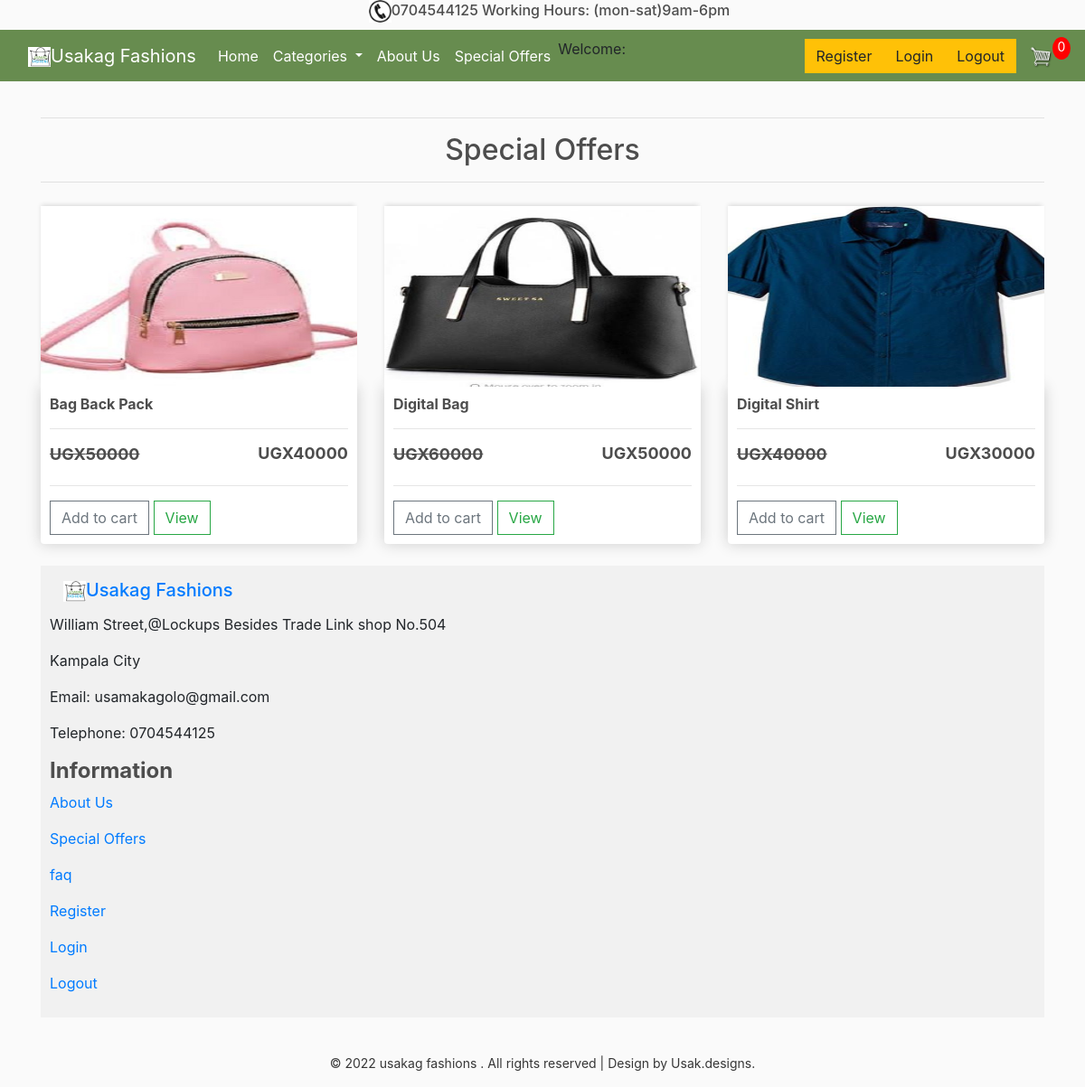
The page /special_offers/ on the database its author committed.
### store/models.py (models this page shows, shortened)
class Product(models.Model):
    name = models.CharField(max_length=200, null=True)
    price_0 = models.DecimalField(max_digits=10, decimal_places=0, null=True)
    price = models.DecimalField(max_digits=10, decimal_places=0)
    digital = models.BooleanField(default=False, null=True, blank=False)
    image = models.ImageField(upload_to='images', null=True, blank=True)
    STATUS_TYPE_CHOICES=[
        ('BAGS','BAGS'),
        ('MEN','MEN'),
        ('SCARVES','SCARVES'),
        ('WOMEN','WOMEN')
    ]
    status = models.CharField(max_length=100,choices=STATUS_TYPE_CHOICES)
    STATUS_TYPE_CHOICES=[
        ('YES','YES'),
        ('NO','NO'),
    ]
    special_offers = models.CharField(max_length=100,choices=STATUS_TYPE_CHOICES)
    STATUS_TYPE_CHOICES=[
        ('M','M'),
        ('S','S'),
        ('L','L'),
        ('XL','XL'),
        ('XXL','XXL'),
        ('XXXL','XXXL'),
    ]
    size = models.CharField(max_length=100,choices=STATUS_TYPE_CHOICES)
    STATUS_TYPE_CHOICES=[
        ('NEW','NEW'),
        ('SECOND HAND','SECOND HAND'),
    ]
    item_status = models.CharField(max_length=100,choices=STATUS_TYPE_CHOICES)
    @property
    def imageURL(self):
        try:
            url = self.image.url
        except:
            url = ''
        return url

### store/views.py (the view)
# urls.py: path('special_offers/', views.manage_special_offers, name="special_offers"),
def manage_special_offers(request):
    data= cartData(request)
    cartItems = data['cartItems']
    specials = Product.objects.filter(special_offers = 'YES')
    context={
        'specials':specials,
        'cartItems':cartItems
    }
    return render(request, 'store/special_offers.html', context)

### store/utils.py (called while the page is built, shortened)
def cookieCart(request):
    try:
        cart = json.loads(request.COOKIES['cart'])
    except:
        cart = {}
    print('CART:', cart)
    items = []
    order = {'get_cart_total':0, 'get_cart_items':0, 'shipping':False}
    cartItems = order['get_cart_items']
    return{'cartItems':cartItems, 'order':order, 'items':items}

def cartData(request):
    if request.user.is_authenticated:
        customer = request.user.customer
        order, created = Order.objects.get_or_create(customer=customer,complete=False)
        items = order.orderitem_set.all()
        cartItems = order.get_cart_items
    else:
        cookieData = cookieCart(request)
        cartItems = cookieData['cartItems']
        order = cookieData['order']
        items = cookieData['items']
    return{'cartItems':cartItems, 'order':order, 'items':items}

### store/templates/store/special_offers.html (shortened to what this page needs)
{% extends 'store/main.html' %}
{% load static %}
{% block content %}
<hr>
<h2 class="text-center">Special Offers</h2>
<hr>
     <div class="row">
        {% for special in specials %}
        <div class="col-lg-4">
            <img class="thumbnail" src="{{special.imageURL}}">
            <div class="box-element product">
                <h6><strong>{{special.name}}</strong></h6>
                <hr>
                <h4 style="display: inline-block; font-size: 18px;"><strong><del>UGX{{special.price_0}}</del></strong></h4>
                <h4 style="display: inline-block; float: right; font-size: 18px;"><strong>UGX{{special.price}}</strong></h4>
                <hr>
                <button data-product={{special.id}} data-action="add" class="btn btn-outline-secondary add-btn update-cart">Add to cart</button>
                <a  class="btn btn-outline-success" href="{% url 'single_product' special.id %}">View</a>
            </div>
        </div>
        {% endfor %}
     </div>
     <br>
<div class="grid-container">
    <div class="footer">
      <h4><a class="navbar-brand" href="{% url 'store' %}"><img id="logo-icon" src="{% static 'images/capture1.png' %}" alt=" " />Usakag Fashions</a></h4>
        <p>William Street,@Lockups Besides Trade Link shop No.504</p>
        <p>Kampala City</p>
        <p>Email: usamakagolo@gmail.com</p>
        <p>Telephone: 0704544125</p>
     <div class="text-centre">
      <h4><b>Information</b></h4>
        <p><a href="{% url 'about_us' %}">About Us</a></p>
        <p><a href="{% url 'special_offers' %}">Special Offers</a></p>
        <p><a href="{% url 'faq' %}">faq</a></p>
        <p><a href="{% url 'store' %}">Register</a></p>
        <p><a href="{% url 'store' %}">Login</a></p>
        <p><a href="{% url 'store' %}">Logout</a></p>
      </div>
    </div>
   </div>
  <p class="copy-right">© 2022 usakag fashions . All rights reserved | Design by <a href="#"> Usak.designs.</a></p>
{% endblock content %}

### static/css/main.css (style rules this page uses)
body { background-color: hsl(0, 0%, 98%); }
h1,h2,h3,h4,h5,h6 { color:hsl(0, 0%, 30%); }
.box-element { box-shadow:hsl(0, 0%, 80%) 0 0 16px; background-color: #fff; border-radius: 4px; padding: 10px; }
.thumbnail { width: 100%; height: 200px; -webkit-box-shadow: -1px -3px 5px -2px rgba(214,214,214,1); -moz-box-shadow: -1px -3px 5px -2px rgba(214,214,214,1); box-shadow: -1px -3px 5px -2px rgba(214,214,214,1); }
.product { border-radius: 0 0 4px 4px; }
#logo-icon { width:25px; display: inline-block; margin-left: 15px; }
.col-lg-4, .col-lg-6, .col-lg-8, .col-lg-12 { margin-top: 10px; }
.btn { border-radius: 0; }

### static/css/style.css (style rules this page uses)
.footer { grid-area: footer; background-color: #f1f1f1; padding: 10px; text-align: left; }
p.copy-right { margin-top:40px; text-align:center; font-size:14px; color:#363636; }
p.copy-right a { color:#363636; }

### rows shown on the page
Product: imageURL (picture), name "Bag Back Pack", price_0 "50000", price "40000"
Product: imageURL (picture), name "Digital Bag", price_0 "60000", price "50000"
Product: imageURL (picture), name "Digital Shirt", price_0 "40000", price "30000"

### other values the page prints
{{ cartItems }} "0"
